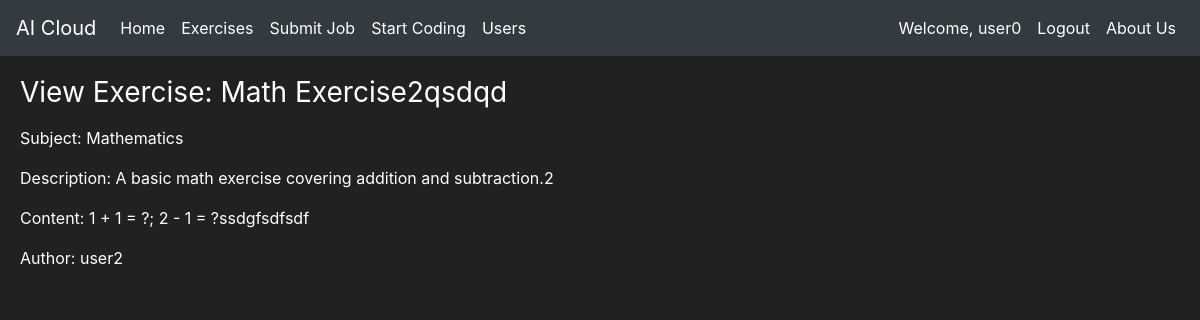
The app's page /view_exercise/3 (signed in) with its own data.
### ressources/models.py (models this page shows, shortened)
class User(db.Model, UserMixin):
    id = db.Column(db.Integer, primary_key=True)
    username = db.Column(db.String(length=20), unique=True, nullable=False)
    email_address = db.Column(db.String(length=80), unique=True, nullable=False)
    authority = db.Column(db.Integer, nullable=False)
    password_hash = db.Column(db.String(length=60), nullable=False)
    exercices = db.relationship('Exercise', backref='owned_user', lazy=True)
    @property
    def password(self):
        return self.password

class Exercise(db.Model):
    id = db.Column(db.Integer(), primary_key = True, nullable=False)
    name = db.Column(db.String(length=30), nullable=False, unique=True)
    subject = db.Column(db.String(length=50), nullable=False)
    description = db.Column(db.String(), nullable=False, unique=False)
    content = db.Column(db.String(), nullable=False)
    author = db.Column(db.Integer(), db.ForeignKey('user.id'))

### ressources/routes.py (the view)
@app.route('/view_exercise/<int:id>')
@login_required
def view_exercise_page(id):
    exercise_to_view = Exercise.query.get_or_404(id)
    author_id = exercise_to_view.author
    author = User.query.get(author_id)
    author_name =''
    print(author)
    if author:
        author_name = author.username
    else:
        author_name = "Unknown"
    return render_template('view_exercise_page.html', exercise=exercise_to_view, author=author_name)

### ressources/models.py (called while the page is built)
@login_manager.user_loader
def load_user(user_id):
    return User.query.get(int(user_id))

### ressources/templates/view_exercise_page.html (shortened to what this page needs)
{% extends 'base.html' %}
{% block content %}
<div style="margin-top:20px; margin-left:20px; margin-right:20px; justify-content: space-between;">
    <h1 class="h3 mb-3 font-weight-normal">
        View Exercise: {{ exercise.name }}
    </h1>
    <p>Subject: {{ exercise.subject }}</p>
    <p>Description: {{ exercise.description }}</p>
    <p>Content: {{ exercise.content }}</p>
    <p>Author: {{ author }}</p>
</div>
{% endblock %}

### ressources/templates/base.html (shortened to what this page needs)
<!doctype html>
<html lang="en">
   <head>
      <link rel="stylesheet" href="https://cdn.jsdelivr.net/npm/bootstrap@4.5.3/dist/css/bootstrap.min.css">
      <link rel="stylesheet" href="https://use.fontawesome.com/releases/v5.7.2/css/all.css">
   </head>
   <body>
        <nav class="navbar navbar-expand-md navbar-dark bg-dark">
            <a class="navbar-brand" href="#">AI Cloud</a>
            <div class="collapse navbar-collapse" id="navbarNav">
                <ul class="navbar-nav mr-auto">
                    <li class="nav-item active">
                        <a class="nav-link"  href="{{ url_for('home_page') }}">Home <span class="sr-only">(current)</span></a>
                    </li>
                    {% if current_user.is_authenticated %}
                        <li class="nav-item active">
                            <a class="nav-link" href="{{ url_for('exercise_page') }}">Exercises</a>
                        </li>
                        <li class="nav-item active">
                            <a class="nav-link" href="{{ url_for('submit_job') }}">Submit Job</a>
                        </li>
                        <li class="nav-item active">
                            <a class="nav-link" href="{{ url_for('code_server.code_server_page') }}">Start Coding</a>
                        </li>
                        {% if current_user.authority == 0 %}
                            <li class="nav-item active">
                                <a class="nav-link" href="{{ url_for('user_page') }}">Users</a>
                            </li>
                        {% endif %}
                    {% endif %}
                </ul>
                {% if current_user.is_authenticated %}
                <ul class="navbar-nav">
                    <li class="nav-item active">
                        <a class="nav-link active">Welcome, {{ current_user.username }}</a>
                    </li>
                </ul>
                <ul class="navbar-nav active">
                    <li class="nav-item active">
                        <a class="nav-link" href="{{ url_for('logout') }}">Logout</a>
                    </li>
                </ul>
                {% else %}
                    <ul class="navbar-nav">
                        <li class="nav-item active">
                            <a class="nav-link" href="{{ url_for('login_page') }}">Login</a>
                        </li>
                    </ul>
                {% endif %}
                <ul class="navbar-nav">
                    <li class="nav-item active">
                        <a class="nav-link" href="{{ url_for('about_page') }}">About Us</a>
                    </li>
                </ul>
            </div>
        </nav>
        {% block content %}{% endblock %}
    </body>
</html>

### ressources/templates/base.html (style rules this page uses)
body { background-color: #212121; color: white }

### records on screen
User: username "user0"
Exercise: name "Math Exercise2qsdqd", subject "Mathematics", description "A basic math exercise covering addition and subtraction.2", content "1 + 1 = ?; 2 - 1 = ?ssdgfsdfsdf"
User: username "user2"
